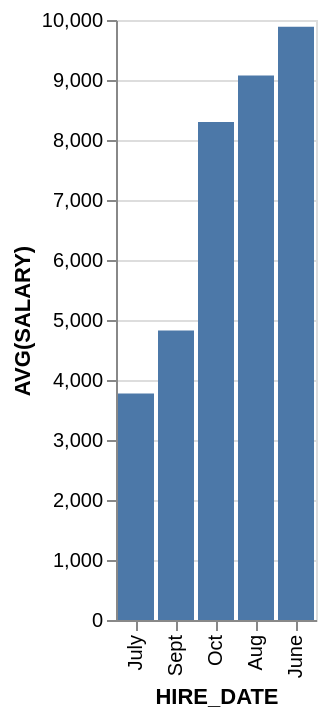

Express this chart as Vega-Lite.
### Vega-Lite specification from a JSON file in a GitHub repository (floating-point values rounded to 4 significant figures)
{"data": {"values": [{"x_data": "July", "y_data": 3774.0}, {"x_data": "Sept", "y_data": 4824.0}, {"x_data": "Oct", "y_data": 8300}, {"x_data": "Aug", "y_data": 9074.0}, {"x_data": "June", "y_data": 9886.0}]}, "mark": "bar", "encoding": {"x": {"field": "x_data", "type": "nominal", "title": "HIRE_DATE", "sort": {"op": "sum", "field": "y_data", "order": "ascending"}}, "y": {"field": "y_data", "type": "quantitative", "title": "AVG(SALARY)"}}}
